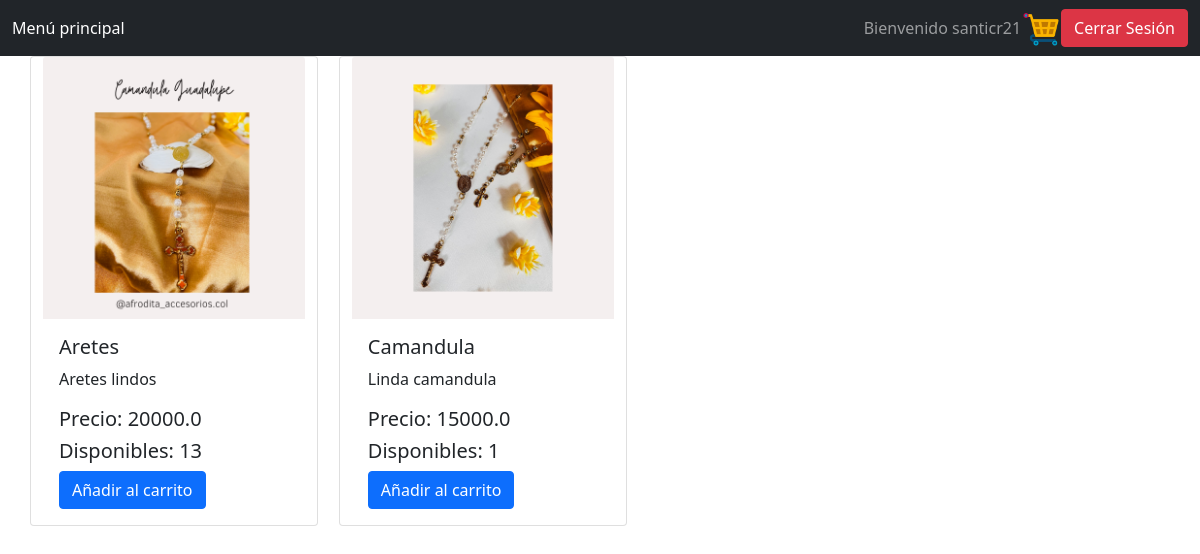
The app's page / (signed in) with its own data.
### tables this page shows
CREATE TABLE Item (Id INTEGER PRIMARY KEY AUTOINCREMENT, Name TEXT, Quantity INT, Price REAL, Sold INT, Description TEXT, URL TEXT);

### app.py (the view)
@app.route('/')
def index():
    rows = readItem()
    flag = 0
    amount = 0
    user, admin = "", ""
    rows = list(map(list, rows))
    if "user" in session:
        user = session["user"]
        lst = readCart(user)
        lst = list(map(list, lst))
        for l in lst:
            ans = itemsToShow(l[1], l[2])
            for i in range(len(rows)):
                if rows[i][0] == l[1]:
                    rows[i][2] = ans
        amount = 0
        for it in lst:
            amount += it[2]
        flag = 1
    elif "admin" in session:
        admin = session["admin"]
        flag = 2
    return render_template('index.html', data = rows, user = user, flag = flag, admin = admin, amount = amount)

### controller.py (called while the page is built)
def readItem():
    conn = sqlite3.connect('items.db')
    cursor = conn.cursor()
    query1 = "SELECT * FROM item"
    rows = list(cursor.execute(query1))
    return rows

def readCart(user):
    conn = sqlite3.connect('items.db')
    cursor = conn.cursor()
    query1 = f"SELECT * FROM Cart WHERE User = '{user}'"
    rows = cursor.execute(query1)
    lst = list(rows)
    conn.close()
    return lst

### templates/index.html (shortened to what this page needs)
<!DOCTYPE html>
<html>
    <head>
        <link href="https://cdn.jsdelivr.net/npm/bootstrap@5.0.2/dist/css/bootstrap.min.css" rel="stylesheet">
    </head>
    <body>
        <nav class="navbar navbar-dark bg-dark">
            <div class="container-fluid">
                <ul class="navbar-nav me-auto mb-2 mb-lg-0">
                    <li class="nav-item">
                        <a class="nav-link active" aria-current="page" href="{{ url_for('index') }}">
                            Menú principal
                        </a>
                    </li>
                </ul>
                {% if flag == 0 %}
                    <a href="{{ (url_for('login')) }}">
                        <button type="submit" class="btn btn-success">Iniciar Sesión</button>
                    </a>
                    <a href="{{ (url_for('register')) }}">
                        <button type="submit" class="btn btn-danger">Registrarse</button>
                    </a>
                {% elif flag == 1 %}
                    <span class="navbar-text">Bienvenido {{ user }} {% if amount > 0 %} {{ amount }} {% endif %}</span>
                    <a href="{{ url_for('cart') }}">
                        <img src="/static/cart.png" style="width: 2.5rem;">
                    </a>
                    <form action="{{ (url_for('logout')) }}">
                        <button type="submit" class="btn btn-danger">Cerrar Sesión</button>
                    </form>
                {% endif %}
            </div>
        </nav>
        <div class="container">
			<div class="row">
		        {% for row in data %}
                    {% if row[2] > 0%}
                        <div class="card" style="width: 18rem;">
                            <img src="{{ row[6] }}" class="card-img-top" alt="{{ row[1] }}">
                            <div class="card-body">
                                <h5 class="card-title">{{ row[1] }}</h5>
                                <p class="card-text">
                                    {{ row[5] }}
                                </p>
                                <h5>Precio: {{ row[3] }}</h5>
                                <h5>Disponibles: {{ row[2] }}</h5>
                                {% if user %}
                                <form action="{{ url_for('add_cart', itemId = row[0], user = user) }}">
                                    <button type="submit" class="btn btn-primary">Añadir al carrito</button>
                                </form>
                                {% endif %}
                            </div>
                        </div>
                    {% endif %}
		        {% endfor %}
		    </div>
		</div>
    </body>
</html>

### records on screen
Item: URL (picture), Name "Aretes", Description "Aretes lindos", Price "20000.0", Quantity "13"
Item: URL (picture), Name "Camandula", Description "Linda camandula", Price "15000.0", Quantity "1"

### other values on screen
{{ user }} "santicr21"
